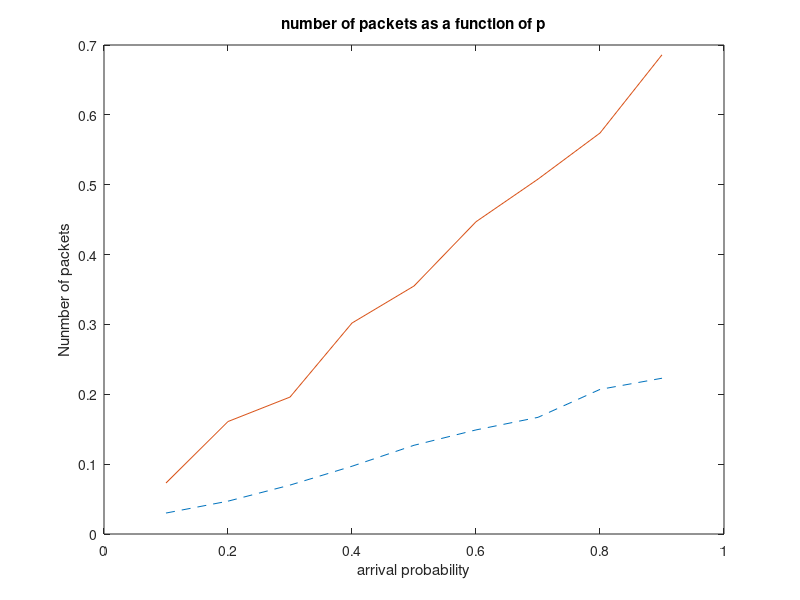
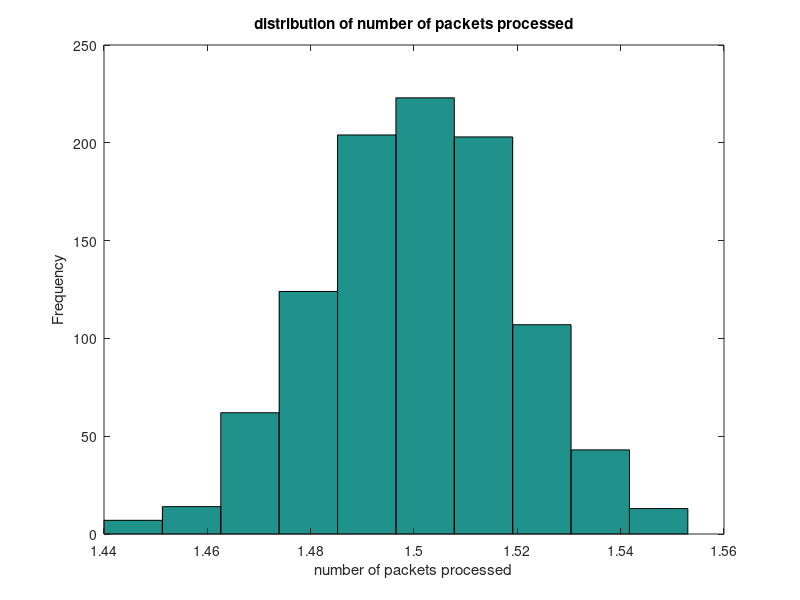

Write MATLAB code to recreate these figures, in order.
clear all;
clc
%Question2
r1 = 0.75;
r2 = 0.25;
flag = 0;
buffer1 = zeros(1,9);
buffer2 = zeros(1,9);
for p = 0.1:0.1:0.9
    Input1 = zeros(1,1000);
    Input2 = zeros(1,1000);
    for t = 1:1000
        if (rand()<p)
            Input1(t) = 1;
        end
        if (rand()<p)
            Input2(t) = 1;
        end
        if (rand()<r1)
            Input1(t) = 0;
        end
        if (rand()<r2)
            Input2(t) = 0;
        end
    end
    flag = flag + 1;
    buffer1(flag) = mean(Input1);
    buffer2(flag) = mean(Input2);
end
efficy = 1-(buffer1+buffer2)/2;
figure(1);
plot(0.1:0.1:0.9,buffer1,'--',0.1:0.1:0.9,buffer2)
xlabel('arrival probability');
ylabel('Nunmber of packets');
title('number of packets as a function of p');

p = 0.5;
efficy2 = zeros(1,1000);
buffer11 = zeros(1,1000);
buffer22 = zeros(1,1000);
packets = zeros(1,1000);
for kk = 1:1000
    Input1 = zeros(1,1000);
    Input2 = zeros(1,1000);
    for t = 1:1000
        if (rand()<p)
            Input1(t) = 1;
        end
        if (rand()<p)
            Input2(t) = 1;
        end
        if (rand()<r1)
            Input1(t) = 0;
        end
        if (rand()<r2)
            Input2(t) = 0;
        end
    end
    buffer11(kk) = mean(Input1);
    buffer22(kk) = mean(Input2);
    packets(kk) = 2-(buffer11(kk)+buffer22(kk));
    efficy2(kk) = packets(kk)/2;
end
efficy2 = sort(efficy2);
confidence_interval = [efficy2(25),efficy2(975)];
figure(2);
hist(packets);
xlabel('number of packets processed');
ylabel('Frequency');
title('distribution of number of packets processed');
